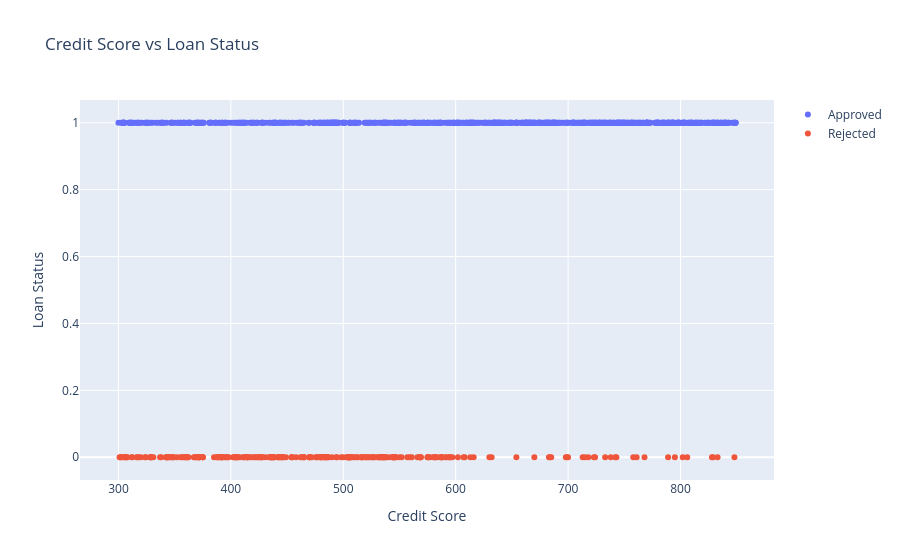

The code cell stored with this chart in its notebook:
### Code cell
fig = go.Figure()

fig.add_trace(go.Scatter(
    x=data[data['loan_approved']==1]['credit_score'],
    y=data[data['loan_approved']==1]['loan_approved'],
    mode='markers',
    name='Approved'
))

fig.add_trace(go.Scatter(
    x=data[data['loan_approved']==0]['credit_score'],
    y=data[data['loan_approved']==0]['loan_approved'],
    mode='markers',
    name='Rejected'
))

fig.update_layout(
    title="Credit Score vs Loan Status",
    xaxis_title="Credit Score",
    yaxis_title="Loan Status"
)

fig.show()

### Figure 1 — Plotly figure (JSON) as saved in the notebook; plotly's stock layout.template omitted (floating-point values rounded to 4 significant figures; data arrays with more than 128 entries replaced by an {"elided": "..."} marker saying what was removed)
{"data": [{"mode": "markers", "name": "Approved", "type": "scatter", "x": {"elided": "729 int values"}, "y": {"elided": "729 int values"}}, {"mode": "markers", "name": "Rejected", "type": "scatter", "x": {"elided": "271 int values"}, "y": {"elided": "271 int values"}}], "layout": {"title": {"text": "Credit Score vs Loan Status"}, "xaxis": {"title": {"text": "Credit Score"}}, "yaxis": {"title": {"text": "Loan Status"}}}}
